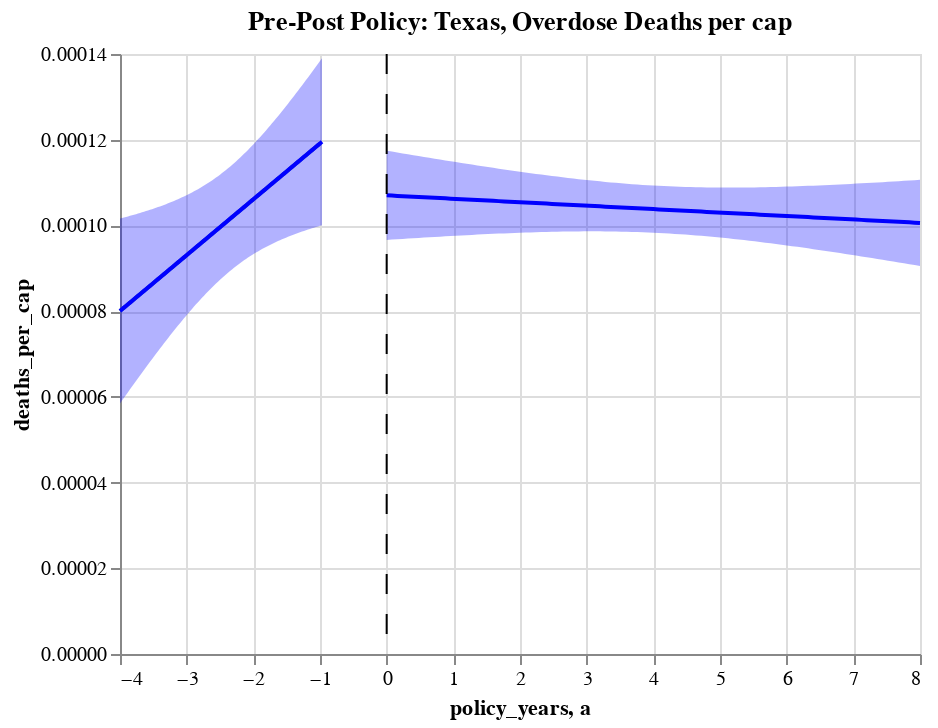

Notebook code for this chart:
### Code cell
# texas deaths pre/post plot
before=alt.Chart(tx_death_before,title="Pre-Post Policy: Texas, Overdose Deaths per cap").encode(x="policy_years", y="deaths_per_cap")
base=before.transform_regression("policy_years","deaths_per_cap").mark_line() 

fit, before_line = get_reg_fit(
    tx_death_before, yvar="deaths_per_cap", xvar="policy_years", alpha=0.05
)
fit, after_line = get_reg_fit(
    tx_death_after, yvar="deaths_per_cap", xvar="policy_years", alpha=0.05
)

tx_chart_death=base+before_line+after_line+sep_line
tx_chart_death
